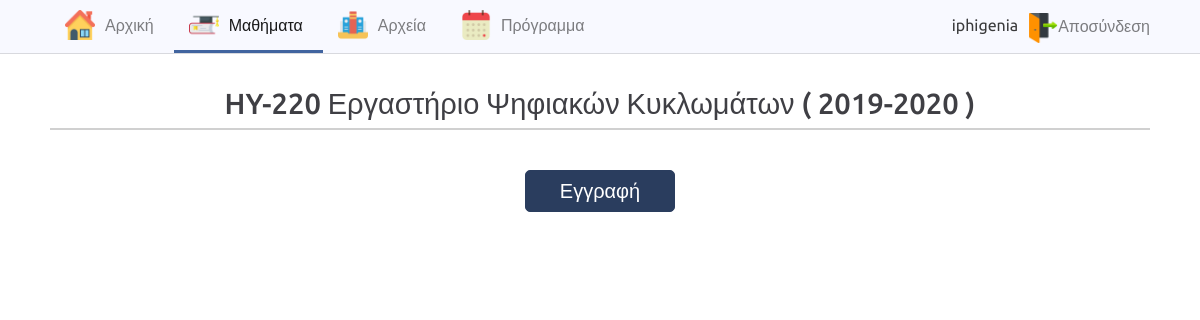
Screenshot of /lesson.php?lesson_id=16 (signed in) with the database file from the repository.
### tables this page shows
CREATE TABLE `lessons` (
  `lesson_id` int(255) NOT NULL,
  `lesson_code` int(255) NOT NULL,
  `lesson_name` varchar(225) NOT NULL,
  `type` enum('Κορμού','Ε3','Ε4','Ε5','Ε6','Ε7') NOT NULL,
  `professor` varchar(225) NOT NULL,
  `year` enum('2016-2017','2017-2018','2018-2019','2019-2020','2020-2021','2023-2024') NOT NULL,
  `semester` enum('Χειμερινό','Εαρινό') NOT NULL
);

### php/log.php (called while the page is built, shortened)
<?php
    include("connect.php");
    $db->set_charset('utf8');
    if (!isset($_SESSION['username'])) {
        $_SESSION['msg'] = "You must log in first";
        header('location: login.php');
    }else{
        $username = $_SESSION['username'];
        $query="SELECT * FROM students WHERE username='$username'";
        $result = $db->query($query);
        if ($result->num_rows > 0) {
            while($row = $result->fetch_assoc()) {
            $student_id=$row['id'];
            }
        }
    }
?>

### php/lesson.php (called while the page is built, shortened)
<?php
if(isset($_GET['lesson_id']) && $_GET['lesson_id'] !== ''){
  $invalid_lesson=0;
  $lesson_id = $_GET['lesson_id'];
  $sql="SELECT lesson_name FROM `lessons`  WHERE lesson_id='$lesson_id' ";
  $result = $db->query($sql);
  if($result->num_rows > 0){
    while($row = $result->fetch_assoc()){
      $lesson_name=$row["lesson_name"];
    }
  }else{
    $invalid_lesson=1;
  }
}else{
  $invalid_lesson=1;
}
?>

### lesson.php (the view, shortened to what this page needs)
<?php
    include("php/log.php");
    include("php/lesson.php");
?>
<!DOCTYPE html>
<html lang="el">
<head>
    <link rel="stylesheet" href="https://stackpath.bootstrapcdn.com/bootstrap/4.4.1/css/bootstrap.min.css"
>
    <link rel="stylesheet" href="https://cdnjs.cloudflare.com/ajax/libs/font-awesome/4.7.0/css/font-awesome.min.css">
    <link rel="stylesheet" href="css/style.css">
</head>
<body>
    <nav class="navbar navbar-expand-lg navbar-light bg-light">
        <div class="collapse navbar-collapse" id="navbarNavDropdown">
            <ul class="navbar-nav menu-left">
                <li class="nav-item">
                    <img class="header-img" src="images/home.png" alt="Home image">
                    <a class="nav-link" href="index.php">Αρχική </a>
                </li>
                <li class="nav-item active">
                    <img class="header-img" src="images/university.png" alt="University image">
                    <a class="nav-link" href="list_lessons.php">Μαθήματα</a>
                </li>
                <li class="nav-item">
                    <img class="header-img" src="images/folder.png" alt="Folder image">
                    <a class="nav-link" href="list_files.php">Αρχεία</a>
                </li>
                <li class="nav-item">
                    <img class="header-img" src="images/calendar.png" alt="Calendar image">
                    <a class="nav-link" href="calendar.php">Πρόγραμμα</a>
                </li>
            </ul>
            <div class="div-log-out">
                <span id="login-name"><?php echo $username; ?></span>
                <span>
                    <a href="php/logout.php" id="logout">
                        <img src="images/logout.png" id="image-logout" alt="Loggout image">Αποσύνδεση</a>
                </span>
            </div>
        </div>
    </nav>
    <div class="content">
        <?php
        if($invalid_lesson==0){
            $check="SELECT * FROM enrollment WHERE enrollment.student_id='$student_id' AND enrollment.lesson_id='$lesson_id'";
            $n_result = $db->query($check);
            if ($n_result->num_rows > 0) {
                $sql="SELECT * FROM `lessons` JOIN `assignments` WHERE lessons.lesson_id='$lesson_id' AND assignments.lesson_id='$lesson_id' ORDER BY deadline";
                $result = $db->query($sql);
                if ($result->num_rows > 0) {
                    $tmp=0;
                    while($row = $result->fetch_assoc()) {
                        if($tmp==0){
                            echo "<h2 id='lesson-title'> HY-".$row['lesson_code']. " ".$lesson_name." ( ".$row['year']." )</h2>";
                            echo "<div class='tasks'>";
                        }
                        $file=$row["assignment_file"];
                        $assignment_id=$row["assignment_id"];
                        echo    "<div class='task'>
                                <div class='task-header'>
                                    <h4>".$row["assignment_name"]. "</h4>
                                </div>
                                <div class='task-body'>
                                <h6> ".$row["details"]."</h6>
                                <div class='card-text files-section'>
                                <div class='content-up'>
                                <a class='file-button' href='$file' target='_blank'>Εκφώνηση</a>";
                                $check="SELECT * FROM files WHERE files.student_id='$student_id' AND files.assignment_id='$assignment_id'";
                                $n_result = $db->query($check);
                                if ($n_result->num_rows > 0) {
                                    $rw = $n_result->fetch_assoc();
                                    $filepath=$rw["filepath"];
                                    if($today<=$row['deadline'])
                                        echo"<a class='upload-button' href='upload.php?assignment_id=$assignment_id'><i class='fa fa-upload'></i> Re-Upload</a>";
                                    echo "</div><div class='content-down'><a class='file-button' href='$filepath' target='_blank'>".$rw['filename']."</a>";
                                    echo "<a class='download-button' href='php/download.php?assignment_id=$assignment_id'><i class='fa fa-download'> </i> Download</a></div>";
                                }else{
                                    if($today<=$row['deadline'])
                                        echo "<a class='upload-button' href='upload.php?assignment_id=$assignment_id'><i class='fa fa-upload'></i> Upload</a>" ;
                                    echo "</div><div class='content-down'><a class='file-btn' >Δεν έχετε παραδώσει κάποιο αρχείο</a></div>";
                                }
                                $date=date_create($row["deadline"]);
                                echo "</div></div><div class='deadline'><p>Deadline: ".date_format($date,"d/m/Y")."</p></div></div>";
                                $tmp++;
                    }
                }
                echo "
                </div><form action='' method='post' enctype='multipart/form-data' class='undo-form'>
                <input type='submit' value='Διαγραφή εγγραφής' name='undo-enroll' id='input-enroll' class='undo-enroll'>
                </form>";
            }else{
                $sql="SELECT * FROM `lessons`  WHERE lesson_id='$lesson_id'";
                $result = $db->query($sql);
                $tmp=0;
                while($row = $result->fetch_assoc()) {
                    if($tmp==0)
                        echo "<h2 id='lesson-title'> HY-".$row['lesson_code']. " ".$lesson_name." ( ".$row['year']." )</h2>";
                    $tmp++;
                }
                echo "
                <form action='' method='post' enctype='multipart/form-data'>
                <input type='submit' value='Εγγραφή' name='enroll' id='input-enroll'>
                </form></div>";
            }
        }else
            echo"Το μάθημα δεν βρέθηκε!";
        ?>
</body>
</html>

### css/style.css (style rules this page uses)
body { max-width: 1905px; margin:0 auto; font-family: 'Ubuntu', sans-serif; }
.content { margin:auto 100px; }
.content > form:nth-child(2) { text-align: center; }
#login-name { margin: 0 10px; padding-bottom: 5px; color: rgba(0, 0, 0, 0.77); }
.div-log-out { height:53px; max-width: 500px; display: flex; justify-content: flex-end; align-items: center; float:right; border-bottom:3px solid transparent; margin-right: 100px; }
.div-log-out span { padding-top: 5px; }
.div-log-out a { color:rgba(0,0,0,.5); }
#image-logout { width:30px; height:30px; }
@media (min-width: 992px) { .navbar-expand-lg .navbar-collapse { display:block !important; } }
.bg-light { background-color: #f8f9ff!important; }
.header-img { width:30px; height:30px; margin-left:15px; }
#navbarNavDropdown { border-bottom: 1px solid #00000021; }
.nav-item { padding: 10px 0px 10px 0px; margin: 0px 0px 0px 0px; border-bottom: 3px solid transparent; display:flex; flex-direction: row; align-items: center; }
.nav-item.active { border-bottom: 3px solid hsl(218, 42%, 44%); }
.nav-link { margin-right:10px; padding-right:0px; }
nav.navbar.bg-light { padding: 0px 0px 0px 0px; margin-bottom:25px; }
.collapse.navbar-collapse { display:flex!important; justify-content: space-between; }
.navbar-nav { margin-left: 100px; }
.navbar-nav .nav-link { padding:0px 10px!important; }
.menu-left { float:left; }
#input-enroll { background-color: hsl(218.1, 38.2%, 26.7%) !important; padding: 5px 10px; border-radius: 5px; color: white; width: 150px; text-align: center; border: 1px solid hsl(218.1, 38.2%, 26.7%); font-size:20px; }
#lesson-title { text-align: center; margin-bottom: 40px; }
#lesson-title { margin-left: auto; margin-right: auto; padding: 7px 0px; color: #3f3f44; border-bottom: 2px solid #d0d0d0; }
@media (max-width: 1200px) { .content { margin: auto 50px; } }
@media (max-width: 1200px) { #lesson-title { font-size:29px; } }
@media (max-width: 1200px) { .navbar-nav { margin-left: 50px; } }
@media (max-width: 1200px) { .div-log-out { margin-right: 50px; } }
@media (max-width: 1200px) { .navbar-nav { flex-direction: row; } }

### rows the page displays
lessons: lesson_code "220", lesson_name "Εργαστήριο Ψηφιακών Κυκλωμάτων", year "2019-2020"

### other values shown
$username "iphigenia"
